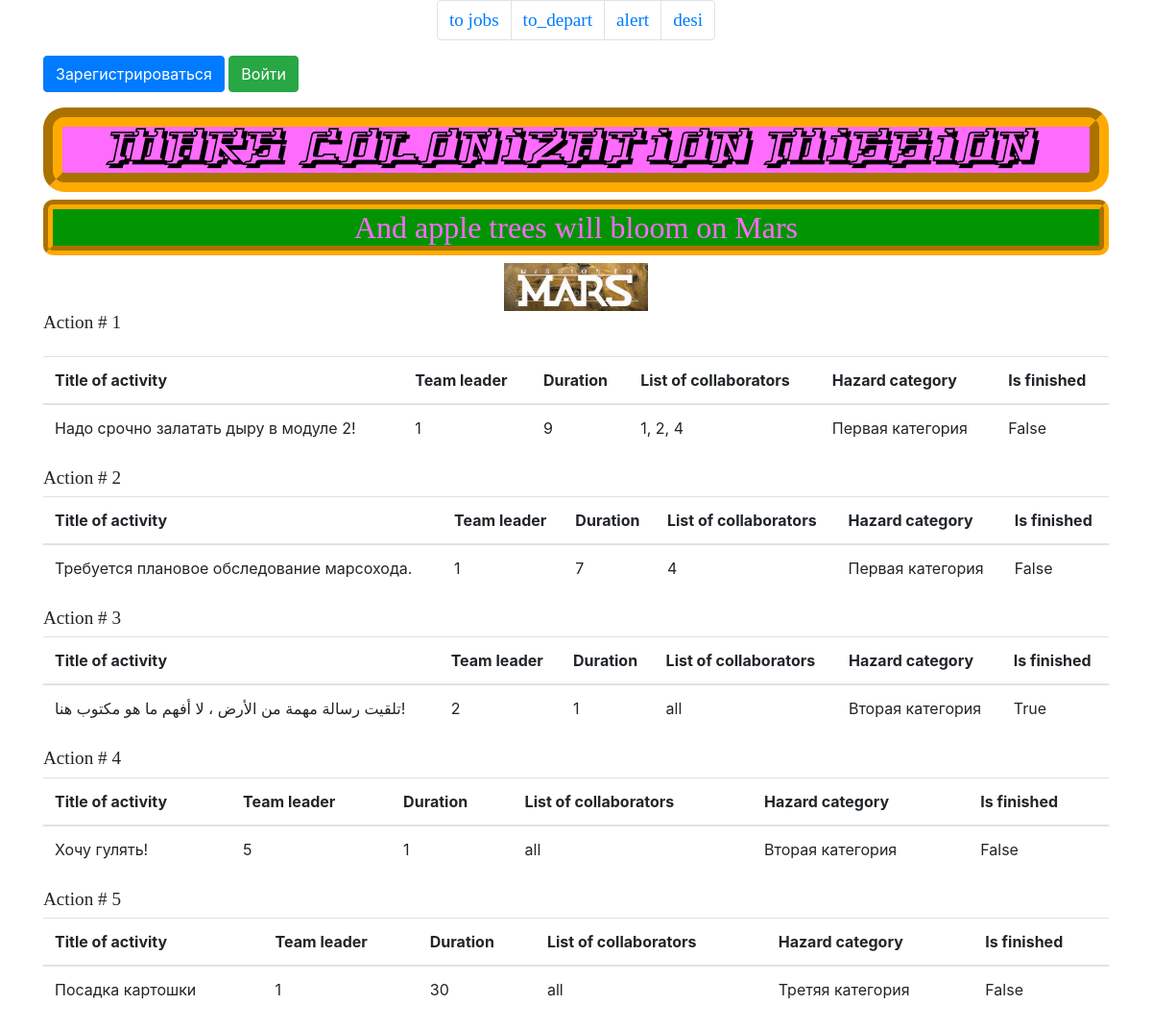
The page /index on the database as committed earlier.
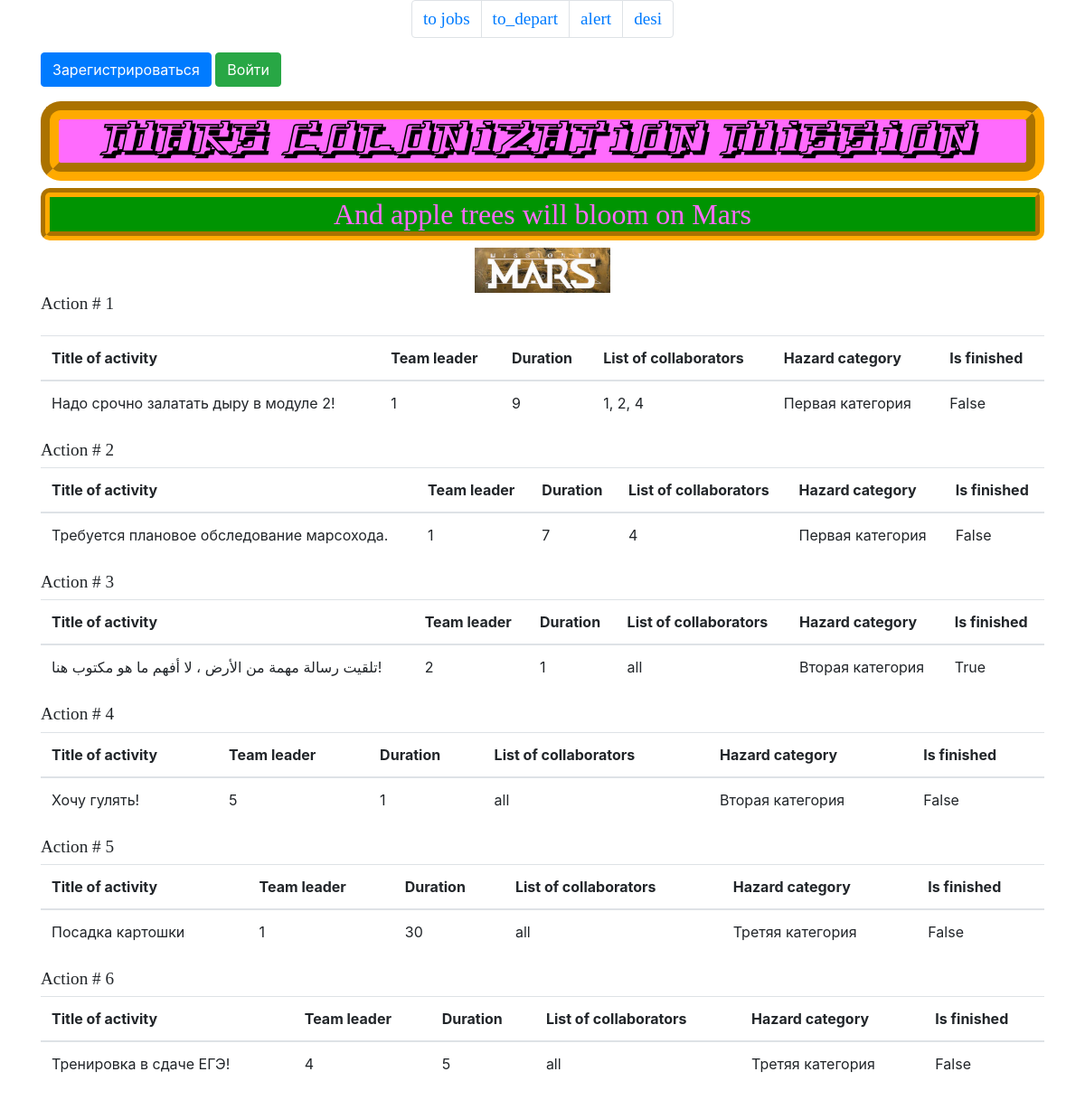
The same page on the database as committed later.
### sqlalch_data/data/__all_models.py (models this page shows)
class Jobs(SqlAlchemyBase, SerializerMixin):
    __tablename__ = 'jobs'
    id = sqlalchemy.Column(sqlalchemy.Integer,
                           primary_key=True, autoincrement=True)
    team_leader = sqlalchemy.Column(sqlalchemy.Integer,
                                    sqlalchemy.ForeignKey("users.id"))
    job = sqlalchemy.Column(sqlalchemy.String, nullable=True)
    work_size = sqlalchemy.Column(sqlalchemy.Integer, nullable=True)
    collaborators = sqlalchemy.Column(sqlalchemy.String)
    start_date = sqlalchemy.Column(sqlalchemy.DateTime, default=datetime.datetime.now)
    end_date = sqlalchemy.Column(sqlalchemy.DateTime)
    is_finished = sqlalchemy.Column(sqlalchemy.Boolean, default=False)
    category_id = sqlalchemy.Column(sqlalchemy.Integer,
                                    sqlalchemy.ForeignKey("categories.id"))
    category = orm.relation('Category')

class Category(SqlAlchemyBase, SerializerMixin):
    __tablename__ = 'categories'
    id = sqlalchemy.Column(sqlalchemy.Integer,
                           primary_key=True, autoincrement=True)
    name = sqlalchemy.Column(sqlalchemy.String)
    jobs = orm.relation("Jobs", back_populates='category')

### my_site.py (the view)
@app.route('/')
@app.route('/index')
def index():
    return render_template('magazine.html', works=db_sess.query(Jobs).order_by(Jobs.collaborators.asc()),
                           **params)

### templates/magazine.html (shortened to what this page needs)
{% extends "base_nav.html" %}
{% block content %}
<div>
    <table class="table">
        {% for work in works %}
        <tr>
            <h2>Action # {{ loop.index }}</h2>
            <table class="table">
                <thead>
                <tr>
                    <th scope="col">Title of activity</th>
                    <th scope="col">Team leader</th>
                    <th scope="col">Duration</th>
                    <th scope="col">List of collaborators</th>
                    <th scope="col">Hazard category</th>
                    <th scope="col">Is finished</th>
                </tr>
                </thead>
                <tbody>
                <tr>
                    <td>{{work.job}}</td>
                    <td>{{work.team_leader}}</td>
                    <td>{{work.work_size}}</td>
                    <td>{{work.collaborators}}</td>
                    <td>{{work.category.name}}</td>
                    <td>{{work.is_finished}}</td>
                </tr>
                </tbody>
            </table>
        </tr>
        {% endfor %}
    </table>
</div>
{% endblock %}

### templates/base_nav.html (shortened to what this page needs)
<!doctype html>
<html lang="en">
<head>
    <link rel="stylesheet"
          href="https://stackpath.bootstrapcdn.com/bootstrap/4.4.1/css/bootstrap.min.css"
>
    <link rel="stylesheet" type="text/css" href="{{ style }}"/>
</head>
  <body>
    <main role="main" class="container">
        <nav aria-label="Page navigation example">
          <ul class="pagination justify-content-center">
            <li class="page-item"><a class="page-link" href="/index">to jobs</a></li>
            <li class="page-item"><a class="page-link" href="/departs">to_depart</a></li>
            <li class="page-item"><a class="page-link" href="/alert">alert</a></li>
            <li class="page-item"><a class="page-link" href="/table/{{ sex }}/{{ oldest }}">desi</a></li>
          </ul>
        </nav>
        {% if current_user.is_authenticated %}
            <a class="navbar-brand" href="/logout">{{ current_user.name }}</a>
            <a class="btn btn-dark" href="/add_job">Добавить работу</a>
            <a class="btn btn-dark" href="/add_depart">Добавить департамент</a>
        {% else %}
        <p>
            <a class="btn btn-primary " href="/register">Зарегистрироваться</a>
            <a class="btn btn-success" href="/login">Войти</a>
        </p>
        {% endif %}
        <h1 align="center" style="color:#000">Mars Colonization Mission</h1>
        <h4 align="center" style="color:#ff6bfd">And apple trees will bloom on Mars</h4>
        <div align="center">
            <img src="{{ url_for('static', filename='images/MARS-2-7.png') }}" alt = 'loooooool'>
        </div>
        {% block content %}{% endblock %}
    </main>
  </body>
</html>

### static/css/style.css (style rules this page uses)
h1 { font-family: Yytrium, serif; border: 20px groove #ffaa00; background: #ff6bfd; border-radius: 22px }
h4 { font-family: FrakturSawmill, serif; font-size: 200%; background: #009402; border-radius: 10px; border: 10px groove #ffaa00 }
ul, ol, h2, h6 { font-family: KaifShr, serif; font-size: 120% }

Rows that differ between the two databases and show on the page:
added Jobs: job "Тренировка в сдаче ЕГЭ!", team_leader "4", work_size "5", collaborators "all", category.name "Третяя категория", is_finished "False"
